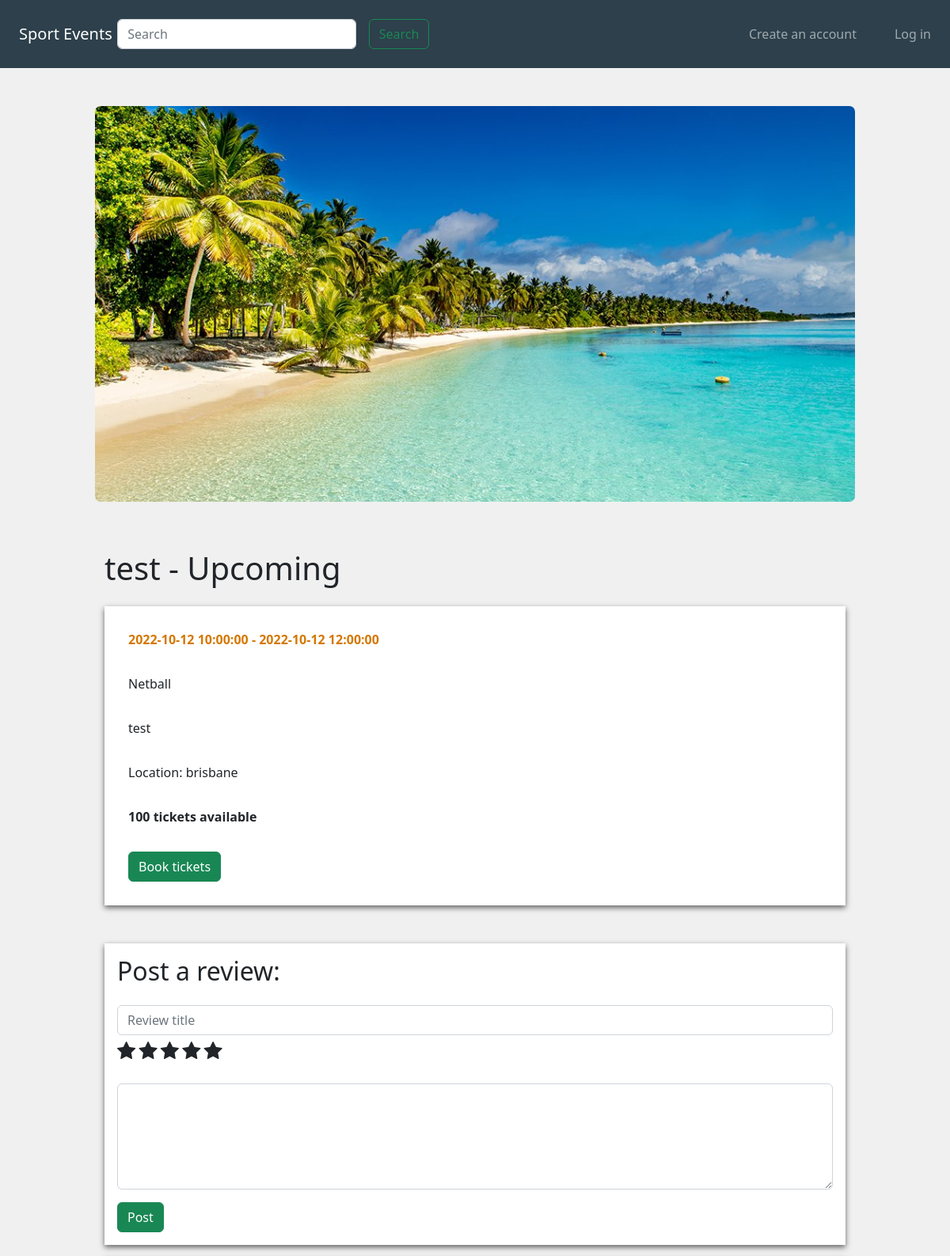
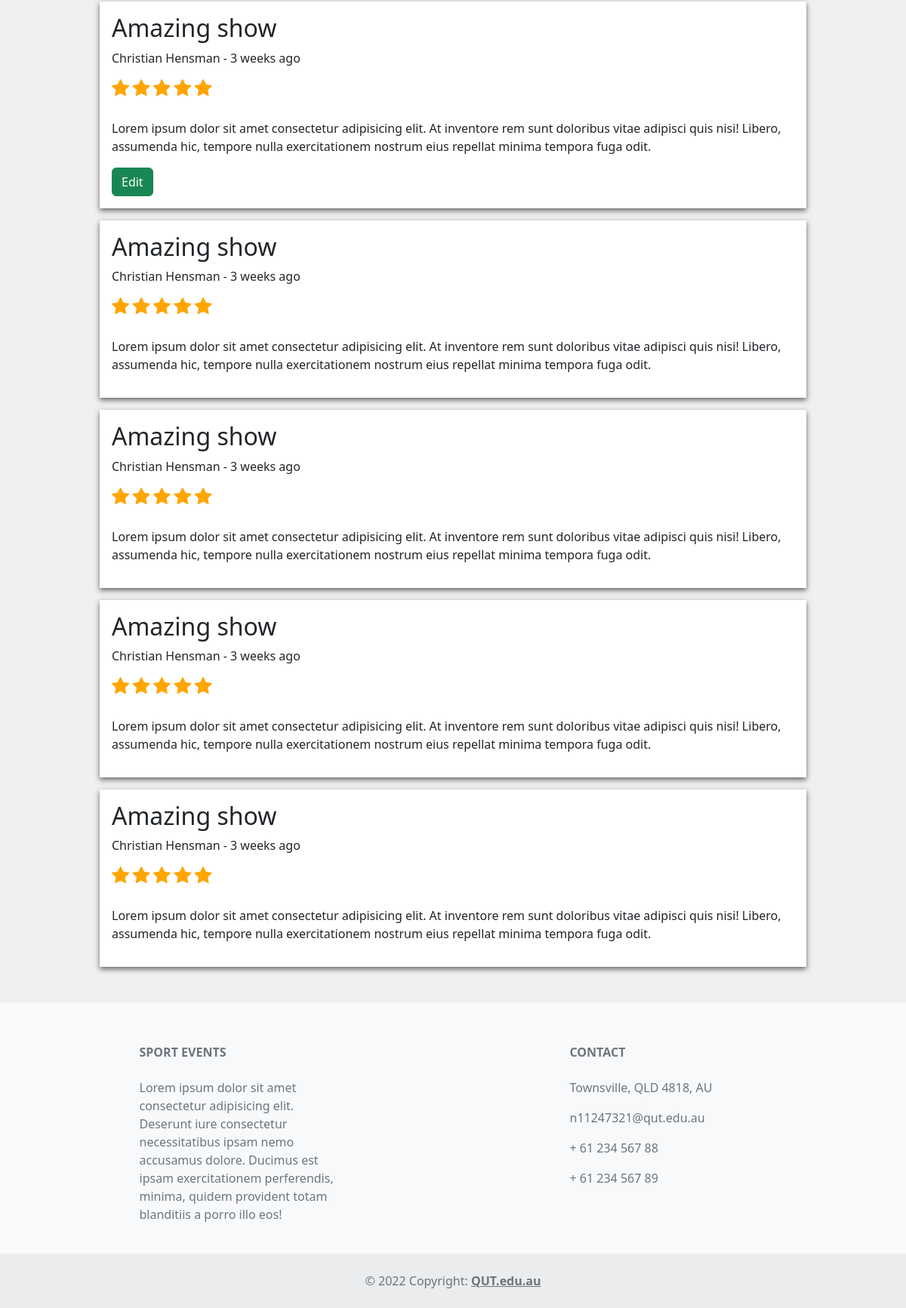
The page /events/1 on the database its author committed (2 pictures, top to bottom).
### website/models.py (models this page shows, shortened)
class Events(db.Model):
    __tablename__ = 'events'
    EventId = db.Column(db.Integer, primary_key=True)
    EventName = db.Column(db.String(80))
    Location = db.Column(db.String(80))
    StartDate = db.Column(db.DateTime)
    EndDate = db.Column(db.DateTime)
    description = db.Column(db.String(500))
    Image = db.Column(db.String(400))
    Status_id = db.Column(db.Integer)
    Catergory_id = db.Column(db.Integer)
    MaxTickets = db.Column(db.Integer)
    UserId = db.Column(db.Integer)
    reviews = db.relationship('Reviews', backref='event')
    bookings = db.relationship('Bookings', backref='event')
    Catergory_id = db.Column(db.Integer, db.ForeignKey('catergories.CatergoryId'))
    Status_id = db.Column(db.Integer, db.ForeignKey('eventStatus.EventStatusId'))
    UserId = db.Column(db.Integer, db.ForeignKey('users.UserId'))

class EventStatus(db.Model):
    __tablename__ = 'eventStatus'
    EventStatusId = db.Column(db.Integer, primary_key=True)
    Status = db.Column(db.String(80))
    Event = db.relationship('Events', backref='status')

class Catergory(db.Model):
    __tablename__ = 'catergories'
    CatergoryId = db.Column(db.Integer, primary_key=True)
    CatergoryName = db.Column(db.String(100))

### website/events.py (the view)
@bp.route('/<id>')
def show(id):
    event = Events.query.filter_by(EventId=id).first()
    status = EventStatus.query.filter_by(EventStatusId=event.Status_id).first()
    catergory = Catergory.query.filter_by(CatergoryId=event.Catergory_id).first()
    cform = ReviewForm()
    return render_template('/event.html', event=event,status = status, catergory = catergory, form=cform)

### website/forms.py
class ReviewForm(FlaskForm):
  title = StringField('Review Title', [InputRequired()]) # Must enter title
  rating = StringField('Rating out of 5', [InputRequired()]) # Must enter rating
  comment = TextAreaField('Review comment', validators=[InputRequired()]) # Must enter review comment
  submit = SubmitField('Create')

### website/templates/event.html (shortened to what this page needs)
{% extends 'base.html' %}
{% block head %}
    <link href="https://cdn.jsdelivr.net/npm/bootstrap@5.2.0/dist/css/bootstrap.min.css" rel="stylesheet">
    <link rel="stylesheet" href="https://cdnjs.cloudflare.com/ajax/libs/font-awesome/4.7.0/css/font-awesome.min.css">
    <link rel="stylesheet" href="../static/css/style.css">
    <link rel="stylesheet" href="../static/css/event.css">
{% endblock %}
{% block content %}
    <div class="p-4" id="navbarSpacer"></div>
    <div id="eventImg">
        <img src="../static/img/beach.jpg" id="eventImg2">
    </div>
    <div class="container-fluid" id="mainBox">
        <div id="imgSpacer"></div>
        <h1>{{event.EventName}} - {{status.Status}}</h1>
        <div class="p-2"></div>
        <div class="container-fluid eventInfo">
            <p class="eventDateTime">{{event.StartDate}} - {{event.EndDate}}</p>
            <div class="p-2"></div>
            <p>{{catergory.CatergoryName}}</p>
            <div class="p-2"></div>
            <p>{{event.description}}</p>
            <div class="p-2"></div>
            <p>Location: {{event.Location}}</p>
            <div class="p-2"></div>
            <p class="eventTickets">{{event.MaxTickets}} tickets available</p>
            <div class="p-2"></div>
            <button type="button" class="btn btn-success" data-toggle="modal" data-target="#ticketModal">
                Book tickets
            </button>
        </div>
        <div class="p-4"></div>
        <div class="p-3 review">
            <h2>Post a review:</h2>
            <div class="p-2"></div>
            <form>
                <input type="text" class="form-control" placeholder="Review title">
                <div class="p-1"></div>
                <div id="ratingDiv">
                    <label for="star1" class="ratingLabel">
                        <span class="fa fa-star rating"></span>
                    </label>
                    <label for="star2" class="ratingLabel">
                        <span class="fa fa-star rating"></span>
                    </label>
                    <label for="star3" class="ratingLabel">
                        <span class="fa fa-star rating"></span>
                    </label>
                    <label for="star4" class="ratingLabel">
                        <span class="fa fa-star rating"></span>
                    </label>
                    <label for="star5" class="ratingLabel">
                        <span class="fa fa-star rating"></span>
                    </label>
                </div>
                <div class="p-2"></div>
                <textarea class="form-control" rows="5"></textarea>
                <div class="p-2"></div>
                <button type="submit" class="btn btn-success">Post</button>
            </form>
        </div>
        <div class="p-2"></div>
        <div class="p-3 review">
            <div id="review">
                <h2>Amazing show</h2>
                <p>Christian Hensman - 3 weeks ago</p>
                <div id="ratingDiv">
                    <span class="fa fa-star rating checked"></span>
                    <span class="fa fa-star rating checked"></span>
                    <span class="fa fa-star rating checked"></span>
                    <span class="fa fa-star rating checked"></span>
                    <span class="fa fa-star rating checked"></span>
                </div>
                <div class="p-2"></div>
                <p>Lorem ipsum dolor sit amet consectetur adipisicing elit. At inventore rem sunt doloribus vitae adipisci quis nisi! Libero, assumenda hic, tempore nulla exercitationem nostrum eius repellat minima tempora fuga odit.</p>
                <button type="button" class="btn btn-success" onclick="EditReview(1)">Edit</button>
            </div>
        </div>
        {% for i in range(4) %}
            <div class="p-2"></div>
            <div class="p-3 review">
                <h2>Amazing show</h2>
                <p>Christian Hensman - 3 weeks ago</p>
                <div id="ratingDiv">
                    <span class="fa fa-star rating checked"></span>
                    <span class="fa fa-star rating checked"></span>
                    <span class="fa fa-star rating checked"></span>
                    <span class="fa fa-star rating checked"></span>
                    <span class="fa fa-star rating checked"></span>
                </div>
                <div class="p-2"></div>
                <p>Lorem ipsum dolor sit amet consectetur adipisicing elit. At inventore rem sunt doloribus vitae adipisci quis nisi! Libero, assumenda hic, tempore nulla exercitationem nostrum eius repellat minima tempora fuga odit.</p>
            </div>
        {% endfor %}
    </div>
{% endblock %}

### website/static/css/style.css (style rules this page uses)
body { background-color: #F0F0F0; }

### website/static/css/event.css (style rules this page uses)
#mainBox { width: 80%; }
#navbarSpacer { display: block; }
#eventImg { margin: auto; width: 80%; height: 500px; overflow: hidden; border-radius: 7px; }
.eventInfo { background-color: white; box-shadow: 0px 3px 7px #636363; padding: 30px; }
.eventDateTime { color: #D47800; font-weight: bold; }
.eventTickets { font-weight: bold; }
#imgSpacer { padding: 30px; }
#eventImg2 { width: 100%; }
#ratingDiv { padding: 0 0 10px 0; }
.rating { font-size: 25px; }
.review { background-color: white; box-shadow: 0px 3px 7px #636363; padding: 30px; }
.checked { color: orange; }

### rows shown on the page
Events: EventName "test", StartDate "2022-10-12 10:00:00", EndDate "2022-10-12 12:00:00", description "test", Location "brisbane", MaxTickets "100"
EventStatus: Status "Upcoming"
Catergory: CatergoryName "Netball"
